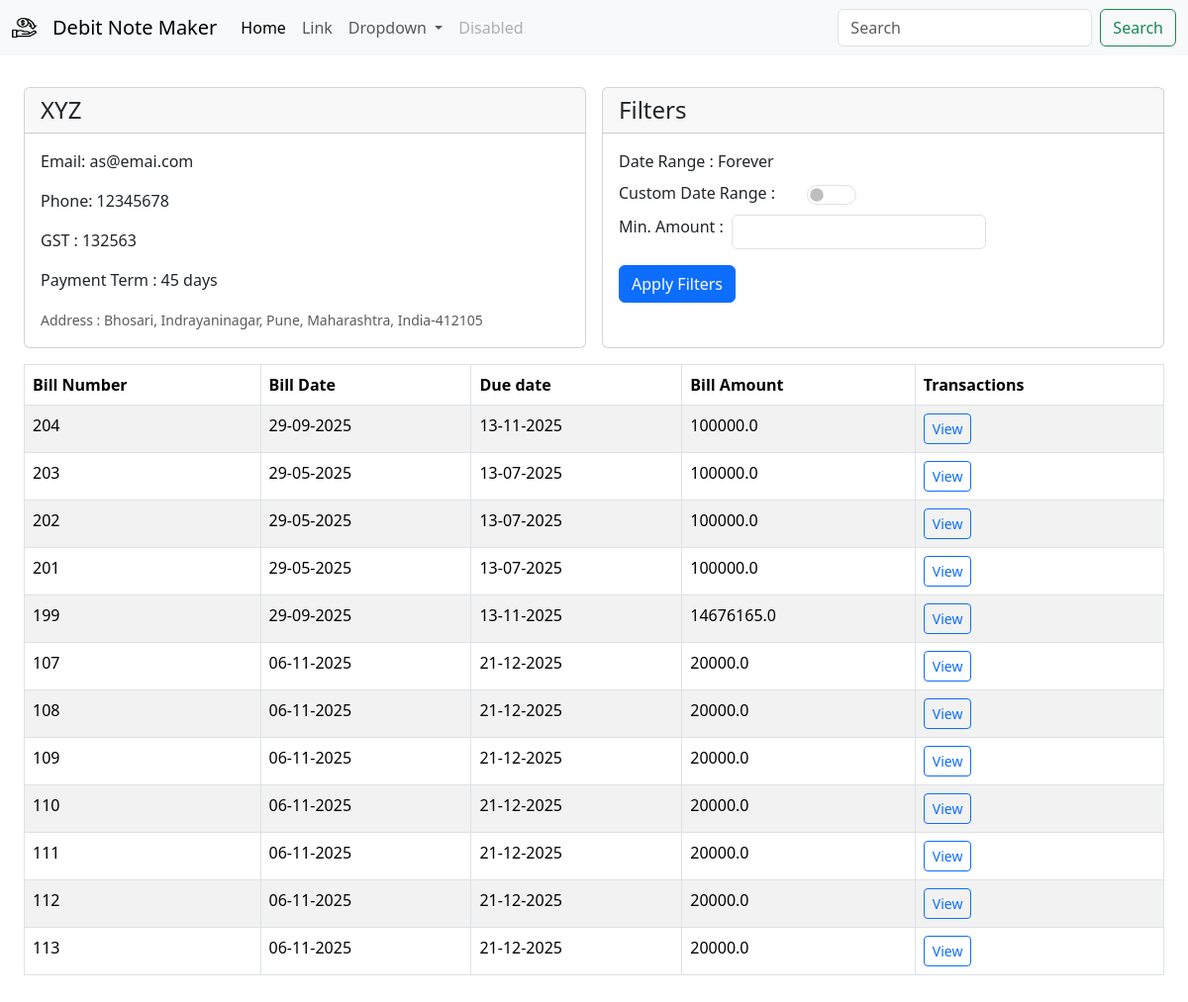
Page /party/1 on the earlier database version.
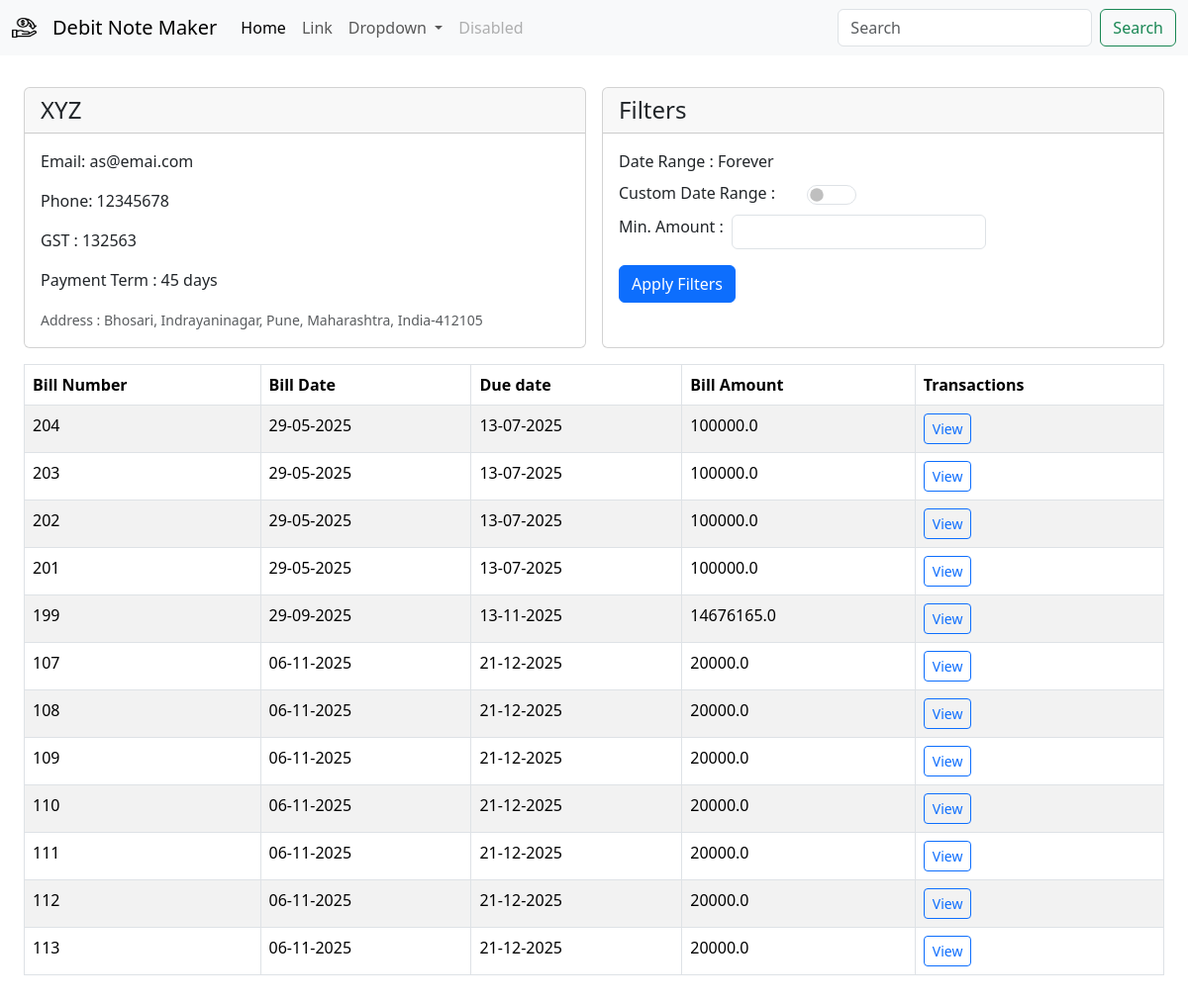
Same page on the later database version.
### db/models/bill.py (models this page shows, shortened)
class Bill(Base):
    id = Column(Integer, primary_key=True, index=True)
    bill_number = Column(Integer,unique=True,nullable=False)
    amount = Column(Float, nullable=False)
    bill_date = Column(DateTime, nullable=False)
    company_id = Column(Integer, ForeignKey("companies.id"))
    company = relationship("Company", back_populates="bills")
    transactions = relationship("Transaction", back_populates="bill", cascade="all, delete-orphan")

### db/models/company.py (models this page shows)
class Company(Base):
    __tablename__ = "companies"
    id = Column(Integer, primary_key=True, index=True)
    name = Column(String, unique=False, index=False, nullable=False)
    gst_number = Column(String, unique=True, index=True, nullable=False)
    email =  Column(String, nullable=True)
    phone_number = Column(String, nullable=True)
    payment_term_days = Column(Integer, nullable=False, default=30)
    address = Column(String, nullable=True)
    created_at = Column(DateTime, default=datetime.now)
    bills = relationship("Bill", back_populates="company", cascade="all, delete-orphan")

### app/v1/company.py (the view)
@router.get("/party/{company_id}")
def company_detail(request: Request,company_id:int, db=Depends(get_db)):
    company =company_api.get_company(id=company_id, db=db)
    bills = [
        BillShow.model_validate(bill).model_dump()
        for bill in company.bills
    ]
    context = {"request": request,"company":company,"bills":company.bills}
    return templates.TemplateResponse("company/company_detail.html",context)

### template/company/company_detail.html (shortened to what this page needs)
{% extends "base.html" %}
{% block title %}
  <link rel="stylesheet" href="https://cdnjs.cloudflare.com/ajax/libs/bootstrap-datepicker/1.10.0/css/bootstrap-datepicker.min.css">
{% endblock %}
{% block content %}
<div class="row m-3 g-3 align-items-stretch">
    <div class="col-12 col-lg-6 d-flex">
        {% include 'components/company_summary_card.html' %}
    </div>
    <div class="col-12 col-lg-6 d-flex">
        {% include 'components/bill_filter_card.html' %}
    </div>
</div>
{% include 'components/bill_list_table.html' %}
{% endblock %}

### template/components/bill_list_table.html
<div class="table-responsive">
   {% if bills %}
    <table class="table table-striped table-bordered">
        <thead>
            <tr >
                <th>Bill Number</th>
                <th>Bill Date</th>
                <th>Due date</th>
                <th>Bill Amount</th>
                <th>Transactions</th>
            </tr>
        </thead>
        <tbody>
            {% for bill in bills %}
            <tr>
                <td>{{ bill.bill_number }}</td>
                <td>{{ bill.bill_date | format_datetime('%d-%m-%Y') }}</td>
                <td>{{ bill.due_date | format_datetime('%d-%m-%Y') }}</td>
                <td>{{ bill.amount }}</td>
                <td><a href="bill/{{bill.bill_number}}" class="btn btn-outline-primary btn-sm" role="button" aria-disabled="true">View</a>
                </td>
            </tr>
            {% endfor %}
        </tbody>
    </table>
    {% else %}
    <p>No bills available.</p>
   {% endif %}
</div>

Differences in the rows shown:
changed Bill (number 1 of 12 on the later page): bill_date "29-09-2025" → "29-05-2025"; due_date "13-11-2025" → "13-07-2025"
